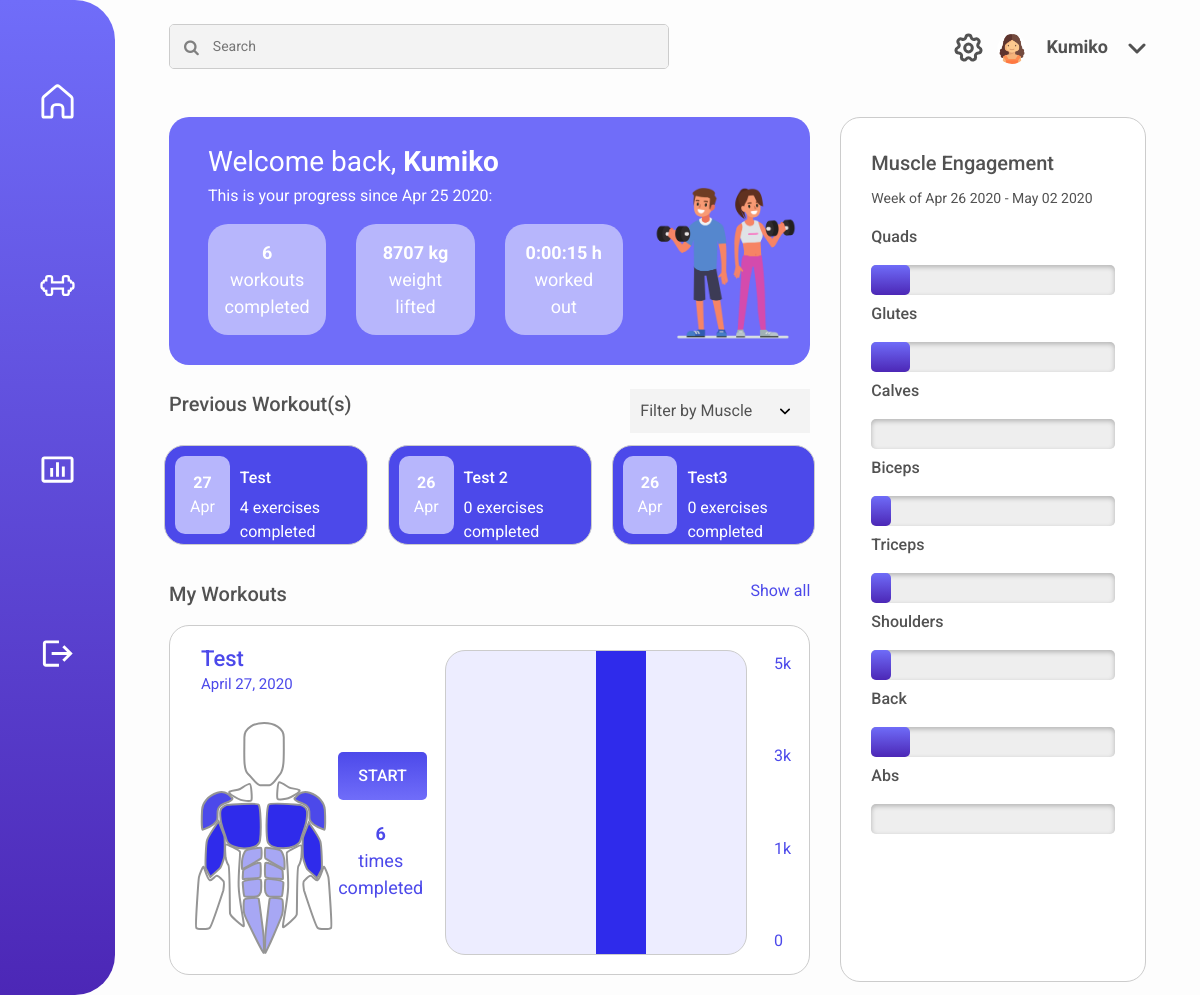
/ (signed in), run on the app's committed database.
### dashboard/models.py (models this page shows)
class Workout(models.Model):
	times_completed = models.IntegerField()
	date_created = models.DateField(auto_now_add=True)
	last_date_completed = models.DateField(auto_now=True)
	name = models.CharField(max_length=120)
	avg_time_completed = models.DurationField(default=timedelta(minutes=0))
	total_time = models.DurationField(default=timedelta(minutes=0))
	user = models.ForeignKey(User, on_delete=models.CASCADE)
	weight_lifted = models.DecimalField(max_digits=5, decimal_places=1, default=0)

class Exercise(models.Model):
	exercise_type = models.ForeignKey(ExerciseType, on_delete=models.CASCADE)
	num_reps = models.IntegerField()
	num_sets = models.IntegerField()
	weight_lifted = models.DecimalField(max_digits=5, decimal_places=1)
	weight = models.DecimalField(max_digits=5, decimal_places=1)
	workout = models.ForeignKey('Workout', on_delete=models.CASCADE)

### dashboard/views.py (the view, shortened to what this page needs)
# urls.py: path('', dashboard_view),
@login_required
def dashboard_view(request):
	workouts = Workout.objects.filter(user=request.user)
	exercises = []
	muscles = []
	muscle_groups = ['Abs','Back','Biceps','Calves','Chest', 'Forearms', 'Glutes', 'Hamstrings', 'Quadriceps', 'Shoulders', 'Traps', 'Triceps', 'Upper Back', 'Lower Back']
	lower = ['Calves', 'Glutes', 'Hamstrings', 'Quadriceps', 'Lower Back']
	upper = ['Abs','Back','Biceps', 'Chest', 'Forearms', 'Shoulders', 'Traps', 'Triceps', 'Upper Back']
	weightLifted = 0
	hoursWorked = timedelta(minutes=0)
	workoutsCompleted = 0
	for workout in workouts:
		hoursWorked += workout.total_time # Calculate total time
		workoutsCompleted += workout.times_completed # Calculate total workouts completed
		for exercise in Exercise.objects.filter(workout=workout):
			weightLifted += (exercise.weight_lifted/Decimal(2.205)) * workout.times_completed # Calculate weight lifted
			exercises.append(exercise) # Add exercises which belong to workouts of user
	filtered_workouts = workouts
	date_range = week_range(datetime.today())
	for exercise in exercises:
		for muscle in exercise.exercise_type.muscles_worked:
			for i in range(0,exercise.workout.times_completed): # Add muscle multiplied by number of times workout was completed
				if muscle == "Lower Back" or muscle == "Upper Back":
					muscles.append("Back")
				else:
					muscles.append(muscle)
	occurences = Counter(muscles)
	if(len(muscles) > 0):
		for muscle in muscle_groups:
			occurences[muscle] = int(occurences[muscle]/len(muscles) * 100) # Calculate percentage of muscle use
	return render(request, 'home.html', {'workouts':workouts, 'filtered_workouts':filtered_workouts, 'workouts_completed':workoutsCompleted,'weight_lifted':weightLifted, 'total_time':hoursWorked, 'date_range':date_range, 'engagement':occurences})

### templates/home.html (shortened to what this page needs)
{% load static %}
<!DOCTYPE html>
<html lang="en">
<head>
    <link rel="stylesheet" href="https://cdnjs.cloudflare.com/ajax/libs/font-awesome/4.7.0/css/font-awesome.min.css">
    <link href="{% static 'fitnessing/css/dashboard.css' %}" rel="stylesheet">
    <link rel="stylesheet" href="https://stackpath.bootstrapcdn.com/bootstrap/4.4.1/css/bootstrap.min.css">
</head>
<body>
    <div class="sidenav">
        <div class=link1>
            <a href="/"><img class="home" src="{% static 'fitnessing/images/Home_Icon_White.svg' %}"></a>
        </div>
        <div class=link2>
            <a href="/workouts"><img class="workouts" src="{% static 'fitnessing/images/Weight_Icon.svg' %}"></a>
        </div>
        <div class=link3>
            <a href="/stats"><img class="stats" src="{% static 'fitnessing/images/Bar_Chart_Icon.svg' %}"></a>
        </div>
        <div class=link4>
            <a href="/accounts/logout"><img class="login" src="{% static 'fitnessing/images/Logout_Icon.svg' %}"></a>
        </div>
    </div>
    <div class="container-fluid main">
        <div class="row mx-4 mt-4">
            <div class="col-sm-8">
                <div class="searchContainer">
                    <i class="fa fa-search searchIcon"></i>
                    <input class="searchBox" type="text" placeholder="Search">
                </div>
            </div>
            <div class="col-sm-4 text-right pt-2">
                <a href="/settings"><img class="settings" src="{% static 'fitnessing/images/Settings_Icon.svg' %}"></a>
                <div class="profile align-middle">
                    <img class="userIcon" src="{% static 'fitnessing/images/Placeholder_User_Icon.png' %}">
                    <button class="name">{{user.get_short_name}}</button>
                    <img class="dropdownIcon" src="{% static 'fitnessing/images/Dropdown_Icon.svg' %}">
                </div>
            </div>
        </div>
        <div class="row mx-4 mt-4">
            <div class="col-sm-8">
                <div class="row welcome_box p-4 mx-0">
                    <div class="col-sm-9">
                        <div class="row">
                            <div class="col-sm-12">
                                <p class="welcome_title">Welcome back, <b>{{ user.get_short_name }}</b></p>
                                <p class="subtitle">This is your progress since {{ user.date_joined|date:'M d Y' }}:</p>
                            </div>
                        </div>
                        <div class="row">
                            <div class="col-sm-4">
                                <div class = "box">
                                    <p><b>{{ workouts_completed }}</b><br>workouts<br>completed</p>
                                </div>
                            </div>
                            <div class="col-sm-4">
                                <div class = "box">
                                    <p><b>{{ weight_lifted|floatformat:0 }} kg</b><br>weight<br>lifted</p>
                                </div>
                            </div>
                            <div class="col-sm-4">
                                <div class = "box">
                                    <p><b>{{ total_time }} h</b><br>worked<br>out</p>
                                </div>
                            </div>
                        </div>
                    </div>
                    <div class="col-sm-3 mx-auto">
                        <img class="people" src="{% static 'fitnessing/images/fitness-people.png' %}">
                    </div>
                </div>
                <div class="row mt-4">
                    <div class="col-sm-7">
                        <p class = "title">Previous Workout(s)</p>
                    </div>
                    <div class="col-sm-5 text-right">
                        <form method="get" id="workout_filter">
                            <select name="musclegroup" aria-invalid="false" onchange="this.form.submit();">
                                <option value="">Filter by Muscle</option>
                            </select>
                        </form>
                    </div>
                </div>
                <div class="row">
                    {% for workout in filtered_workouts %}
                    {% if forloop.counter0 < 3 %}
                    <div class="col-sm-4 px-0">
                        <div class = "prev_workout_container" onclick="location.href='/current-workout/' + {{ workout.id }} " >
                            <div class="date">
                                <p class="m-0"><b>{{workout.last_date_completed|date:'d'}}</b><br>{{workout.last_date_completed|date:'M'}}</p>
                            </div>
                            <p class = "subtitle2">{{ workout.name|title }}</p>
                            <p class = "desc">{{ workout.exercise_set.count }} exercises completed</p>
                        </div>
                    </div>
                    {% endif %}
                    {% endfor %}
                </div>
                <div class="row mt-4">
                    <div class="col-sm-7">
                        <p class = "title">My Workouts</p>
                    </div>
                    <div class="col-sm-5 text-right">
                        <a class = "link" href="/workouts">Show all</a>
                    </div>
                </div>
                <div class="row workouts_container mx-0">
                    {% if workouts.count > 0 %}
                    {% with workouts|first as first_workout %}
                    <div class="col-sm-5">
                        <div class="row p-3">
                            <div class="col-sm-12">
                                <p class="muscle_group mb-2">{{first_workout.name}}</p>
                                <p class="day mb-0">{{first_workout.last_date_completed}}</p>
                            </div>
                        </div>
                        <div class="row">
                            <div class="col-sm-6">
                                <img class="diagram" src="{% static 'fitnessing/images/Muscles.svg' %}">
                            </div>
                            <div class="col-sm-6">
                                <div class="start" onclick="location.href='/current-workout/' + {{ first_workout.id }} ">START</div>
                                <p class="completed"><b>{{first_workout.times_completed}}</b><br>times<br>completed</p>
                            </div>
                        </div>
                    </div>
                    <div class="col-sm-6 p-4">
                        <div class="row graph_container">
                            {% for exercise in first_workout.exercise_set.all %}
                                {% widthratio exercise.weight_lifted 1 exercise.workout.times_completed as weight %}
                                {% widthratio weight 2.205 1 as kg %}
                                {% widthratio kg 5000 100 as percent %}
                                {% if percent|add:0 > 100 %}
                                    {% with 100 as cap %}
                                        {% if forloop.counter0 == 3 %}
                                        <div class="col-sm-2 bar4" style="height: {{cap}}% !important"></div>
                                        {% endif %}
                                    {% endwith %}
                                {% endif %}
                            {% endfor %}
                       </div>
                    </div>
                    <div class="col-sm-1">
                        <div class="measurements">
                            <p>5k</p>
                            <p>3k</p>
                            <p>1k</p>
                            <p>0</p>
                        </div>
                    </div>
                    {% endwith %}
                    {% else %}
                    <div class="col-sm-12 text-center mt-4 pt-4">
                        <p class="empty_workouts">You have no workouts added yet. Go on and add your first one!</p>
                    </div>
                    {% endif %}
                </div>
            </div>
            <div class="col-sm-4">
                <div class = "muscle_engagement_container">
                    <p class="title margin">Muscle Engagement</p>
                    <p class="week">Week of {{ date_range.0|date:'M d Y' }} - {{ date_range.1|date:'M d Y' }}</p>
                    <p class="muscle">Quads</p>
                    <progress id="Quads" value={{engagement.Quadriceps}} max="100"> {{engagement.Quadriceps}}% </progress>
                    <br>
                    <p class="muscle">Glutes</p>
                    <progress id="Glutes" value={{engagement.Glutes}} max="100"> </progress>
                    <br>
                    <p class="muscle">Calves</p>
                    <progress id="Calves" value={{engagement.Calves}} max="100">  </progress>
                    <br>
                    <p class="muscle">Biceps</p>
                    <progress id="Biceps" value={{engagement.Biceps}} max="100"> </progress>
                    <br>
                    <p class="muscle">Triceps</p>
                    <progress id="Triceps" value={{engagement.Triceps}} max="100"> </progress>
                    <br>
                    <p class="muscle">Shoulders</p>
                    <progress id="Shoulders" value={{engagement.Shoulders}} max="100"> </progress>
                    <br>
                    <p class="muscle">Back</p>
                    <progress id="Back" value={{engagement.Back}} max="100"> </progress>
                    <br>
                    <p class="muscle">Abs</p>
                    <progress id="Abs" value={engagement.Abs}} max="100"> </progress>
                    <br>
                </div>
            </div>
        </div>
</body>
</html>

### data on the page
Workout: last_date_completed "27", last_date_completed "Apr", name "Test", exercise_set.count "4", last_date_completed "April 27, 2020", times_completed "6"
Workout: last_date_completed "26", last_date_completed "Apr", name "Test 2", exercise_set.count "0"
Workout: last_date_completed "26", last_date_completed "Apr", name "Test3", exercise_set.count "0"
Exercise: {{ cap }} 100 (drawn)

### other printed values
{{ user.get_short_name }} "Kumiko"
{{ user.date_joined|date:'M d Y' }} "Apr 25 2020"
{{ workouts_completed }} "6"
{{ weight_lifted|floatformat:0 }} "8707"
{{ total_time }} "0:00:15"
{{ date_range.0|date:'M d Y' }} "Apr 26 2020"
{{ date_range.1|date:'M d Y' }} "May 02 2020"
